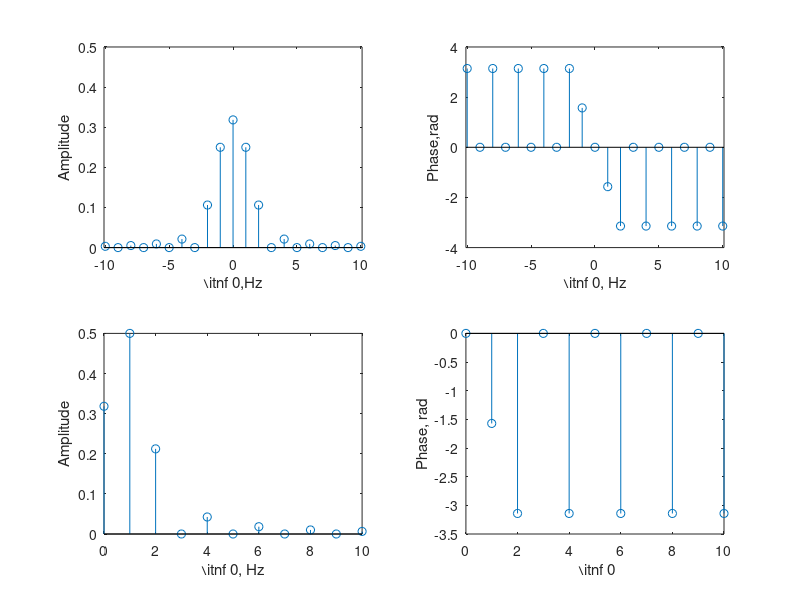

Write the MATLAB code that produced this figure.
% ﬁle ch2ce1
% Plot of line spectra for half-rectiﬁed sinewave
%
clf
A = 1;
n_max = 11; % maximum harmonic plotted
n = -n_max:1:n_max;
X = zeros(size(n)); % set all lines = 0; ﬁll in nonzero ones
I = find(n == 1);
II = find(n == -1);
III = find(mod(n, 2) == 0);
X(I) = -j*A/4;
X(II) = j*A/4;
X(III) = A./(pi*(1. - n(III).^2));
[arg_X, mag_X] = cart2pol(real(X),imag(X)); % Convert to magnitude and phase
IV = find(n >= 2 & mod(n, 2) == 0);
arg_X(IV) = arg_X(IV) - 2*pi; % force phase to be odd
mag_Xss(1:n_max) = 2*mag_X(n_max+1:2*n_max);
mag_Xss(1) = mag_Xss(1)/2;
arg_Xss(1:n_max) = arg_X(n_max+1:2*n_max);
nn = 1:n_max;
subplot(2,2,1), stem(n, mag_X), ylabel('Amplitude'), xlabel('{∖itnf} 0,Hz'),axis([-10.1 10.1 0 0.5]);
subplot(2,2,2), stem(n, arg_X), xlabel('{∖itnf} 0, Hz'), ylabel('Phase,rad'),axis([-10.1 10.1 -4 4]);
subplot(2,2,3), stem(nn-1, mag_Xss), ylabel('Amplitude'),xlabel('{∖itnf} 0, Hz');
subplot(2,2,4), stem(nn-1, arg_Xss), xlabel('{∖itnf} 0, Hz'),ylabel('Phase, rad'),xlabel('{ ∖itnf} 0');
% End of script ﬁle